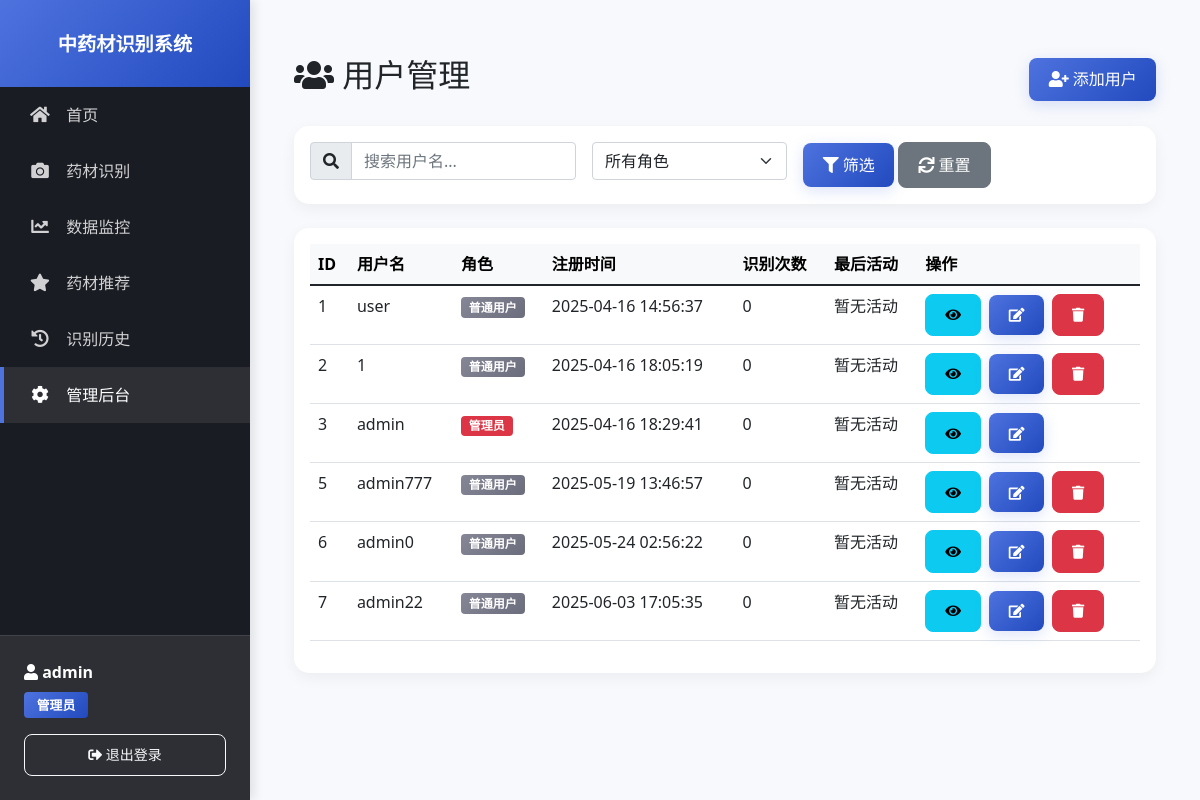
The app's page /admin/users (signed in) with its own data.
### models.py (models this page shows)
class User(UserMixin, db.Model):
    id = db.Column(db.Integer, primary_key=True)
    username = db.Column(db.String(80), unique=True, nullable=False)
    password_hash = db.Column(db.String(128))
    is_admin = db.Column(db.Boolean, default=False)
    created_at = db.Column(db.DateTime, default=datetime.utcnow)
    detections = db.relationship('DetectionHistory', backref='user', lazy=True)

### routes/admin.py (the view)
@admin.route('/users')
@login_required
@admin_required
def users():
    users = User.query.all()
    return render_template('admin/users.html', users=users)

### app.py (called while the page is built)
@login_manager.user_loader
def load_user(user_id):
    return User.query.get(int(user_id))

@app.before_request
def before_request():
    pass  # 现在可以为空，因为初始化已经在应用启动时完成

### routes/admin.py (called while the page is built)
def admin_required(f):
    @wraps(f)
    def decorated_function(*args, **kwargs):
        if not current_user.is_authenticated or not current_user.is_admin:
            flash('您没有权限访问此页面', 'danger')
            return redirect(url_for('main.index'))
        return f(*args, **kwargs)
    return decorated_function

### templates/admin/users.html (shortened to what this page needs)
{% extends "base.html" %}
{% block content %}
<div class="container mt-4">
    <div class="d-flex justify-content-between align-items-center mb-4">
        <h2><i class="fas fa-users"></i> 用户管理</h2>
        <button class="btn btn-primary" data-bs-toggle="modal" data-bs-target="#addUserModal">
            <i class="fas fa-user-plus"></i> 添加用户
        </button>
    </div>
    <div class="card mb-4">
        <div class="card-body">
            <form class="row g-3" method="GET">
                <div class="col-md-4">
                    <div class="input-group">
                        <span class="input-group-text">
                            <i class="fas fa-search"></i>
                        </span>
                        <input type="text" class="form-control" name="search"
                               placeholder="搜索用户名..." value="{{ request.args.get('search', '') }}">
                    </div>
                </div>
                <div class="col-md-3">
                    <select class="form-select" name="role">
                        <option value="">所有角色</option>
                    </select>
                </div>
                <div class="col-md-3">
                    <button type="submit" class="btn btn-primary">
                        <i class="fas fa-filter"></i> 筛选
                    </button>
                    <a href="{{ url_for('admin_users') }}" class="btn btn-secondary">
                        <i class="fas fa-sync"></i> 重置
                    </a>
                </div>
            </form>
        </div>
    </div>
    <div class="card">
        <div class="card-body">
            <div class="table-responsive">
                <table class="table table-hover">
                    <thead class="table-light">
                        <tr>
                            <th>ID</th>
                            <th>用户名</th>
                            <th>角色</th>
                            <th>注册时间</th>
                            <th>识别次数</th>
                            <th>最后活动</th>
                            <th>操作</th>
                        </tr>
                    </thead>
                    <tbody>
                        {% for user in users %}
                        <tr>
                            <td>{{ user.id }}</td>
                            <td>{{ user.username }}</td>
                            <td>
                                {% if user.is_admin %}
                                <span class="badge bg-danger">管理员</span>
                                {% else %}
                                <span class="badge bg-secondary">普通用户</span>
                                {% endif %}
                            </td>
                            <td>{{ user.created_at.strftime('%Y-%m-%d %H:%M:%S') }}</td>
                            <td>{{ user.history|length }}</td>
                            <td>
                                {% if user.history %}
                                {{ user.history[-1].detection_time.strftime('%Y-%m-%d %H:%M:%S') }}
                                {% else %}
                                暂无活动
                                {% endif %}
                            </td>
                            <td>
                                <button class="btn btn-sm btn-info me-1"
                                        onclick="viewUser({{ user.id }})">
                                    <i class="fas fa-eye"></i>
                                </button>
                                <button class="btn btn-sm btn-primary me-1"
                                        onclick="editUser({{ user.id }})">
                                    <i class="fas fa-edit"></i>
                                </button>
                                {% if not user.is_admin or current_user.id != user.id %}
                                <button class="btn btn-sm btn-danger"
                                        onclick="deleteUser({{ user.id }})">
                                    <i class="fas fa-trash"></i>
                                </button>
                                {% endif %}
                            </td>
                        </tr>
                        {% endfor %}
                    </tbody>
                </table>
            </div>
        </div>
    </div>
</div>
{% endblock %}

### templates/base.html (shortened to what this page needs)
<!DOCTYPE html>
<html lang="zh">
<head>
    <link href="https://cdn.bootcdn.net/ajax/libs/twitter-bootstrap/5.1.3/css/bootstrap.min.css" rel="stylesheet">
    <link href="https://cdn.bootcdn.net/ajax/libs/font-awesome/5.15.4/css/all.min.css" rel="stylesheet">
</head>
<body>
    <nav class="sidebar">
        <div class="d-flex flex-column h-100">
            <div class="sidebar-header">
                <h4>中药材识别系统</h4>
            </div>
            <ul class="nav flex-column">
                <li class="nav-item">
                    <a class="nav-link {% if request.endpoint == 'index' %}active{% endif %}" href="{{ url_for('index') }}">
                        <i class="fas fa-home"></i> 首页
                    </a>
                </li>
                {% if current_user.is_authenticated %}
                <li class="nav-item">
                    <a class="nav-link {% if request.endpoint == 'detect' %}active{% endif %}" href="{{ url_for('detect') }}">
                        <i class="fas fa-camera"></i> 药材识别
                    </a>
                </li>
                <li class="nav-item">
                    <a class="nav-link {% if request.endpoint == 'sensor_dashboard' %}active{% endif %}" href="{{ url_for('sensor_dashboard') }}">
                        <i class="fas fa-chart-line"></i> 数据监控
                    </a>
                </li>
                <li class="nav-item">
                    <a class="nav-link {% if request.endpoint == 'herb_recommend' %}active{% endif %}" href="{{ url_for('herb_recommend') }}">
                        <i class="fas fa-star"></i> 药材推荐
                    </a>
                </li>
                <li class="nav-item">
                    <a class="nav-link {% if request.endpoint == 'user_history' %}active{% endif %}" href="{{ url_for('user_history') }}">
                        <i class="fas fa-history"></i> 识别历史
                    </a>
                </li>
                {% if current_user.is_admin %}
                <li class="nav-item">
                    <a class="nav-link {% if request.endpoint.startswith('admin.') %}active{% endif %}" href="{{ url_for('admin.dashboard') }}">
                        <i class="fas fa-cog"></i> 管理后台
                    </a>
                </li>
                {% endif %}
                {% endif %}
            </ul>
            {% if current_user.is_authenticated %}
            <div class="user-info mt-auto">
                <div class="user-name">
                    <i class="fas fa-user"></i> {{ current_user.username }}
                </div>
                <div class="user-role">
                    {% if current_user.is_admin %}
                    <span class="badge bg-primary">管理员</span>
                    {% else %}
                    <span class="badge bg-secondary">普通用户</span>
                    {% endif %}
                </div>
                <a href="{{ url_for('logout') }}" class="btn btn-outline-light btn-sm w-100">
                    <i class="fas fa-sign-out-alt"></i> 退出登录
                </a>
            </div>
            {% endif %}
        </div>
    </nav>
    <main class="main-content">
        {% block content %}{% endblock %}
    </main>
</body>
</html>

### templates/base.html (style rules this page uses)
:root { --primary-color: #4e73df; --primary-dark: #224abe; --secondary-color: #858796; --success-color: #1cc88a; --warning-color: #f6c23e; --sidebar-bg: #1a1c23; --sidebar-hover: #2d2f35; --content-bg: #f8f9fc; }
body { background-color: var(--content-bg); }
.sidebar { position: fixed; top: 0; bottom: 0; left: 0; z-index: 100; padding: 0; width: 250px; background: var(--sidebar-bg); box-shadow: 4px 0 10px rgba(0,0,0,0.1); }
.sidebar-header { padding: 2rem 1.5rem; background: linear-gradient(135deg, var(--primary-color) 0%, var(--primary-dark) 100%); color: white; text-align: center; }
.sidebar-header h4 { margin: 0; font-size: 1.2rem; font-weight: 600; }
.nav-link { color: rgba(255,255,255,0.8) !important; padding: 1rem 1.5rem; border-radius: 0; margin: 0; border-left: 4px solid transparent; transition: all 0.3s ease; }
.nav-link.active { color: white !important; background: var(--sidebar-hover); border-left-color: var(--primary-color); }
.nav-link i { width: 24px; text-align: center; margin-right: 10px; font-size: 1.1rem; }
.main-content { margin-left: 250px; padding: 2rem; min-height: 100vh; }
.user-info { padding: 1.5rem; border-top: 1px solid rgba(255,255,255,0.1); margin-top: auto; background: var(--sidebar-hover); }
.user-info .user-name { color: white; font-weight: 600; margin-bottom: 0.5rem; }
.user-info .user-role { margin-bottom: 1rem; }
.user-info .badge { font-size: 0.8rem; padding: 0.4rem 0.8rem; }
.card { border: none; border-radius: 15px; box-shadow: 0 5px 15px rgba(0,0,0,0.05); transition: all 0.3s ease; }
.btn { border-radius: 8px; font-weight: 500; padding: 0.6rem 1.2rem; transition: all 0.3s ease; }
.btn-primary { background: linear-gradient(135deg, var(--primary-color) 0%, var(--primary-dark) 100%); border: none; box-shadow: 0 4px 15px rgba(78, 115, 223, 0.2); }
.badge.bg-primary { background: linear-gradient(135deg, var(--primary-color) 0%, var(--primary-dark) 100%) !important; }
.badge.bg-secondary { background: linear-gradient(135deg, var(--secondary-color) 0%, #6b6d7d 100%) !important; }

### records on screen
User: username "admin", id "3", is_admin "管理员", created_at "2025-04-16 18:29:41", history|length "0"
User: id "1", username "user", is_admin "普通用户", created_at "2025-04-16 14:56:37", history|length "0"
User: id "2", username "1", is_admin "普通用户", created_at "2025-04-16 18:05:19", history|length "0"
User: id "5", username "admin777", is_admin "普通用户", created_at "2025-05-19 13:46:57", history|length "0"
User: id "6", username "admin0", is_admin "普通用户", created_at "2025-05-24 02:56:22", history|length "0"
User: id "7", username "admin22", is_admin "普通用户", created_at "2025-06-03 17:05:35", history|length "0"
